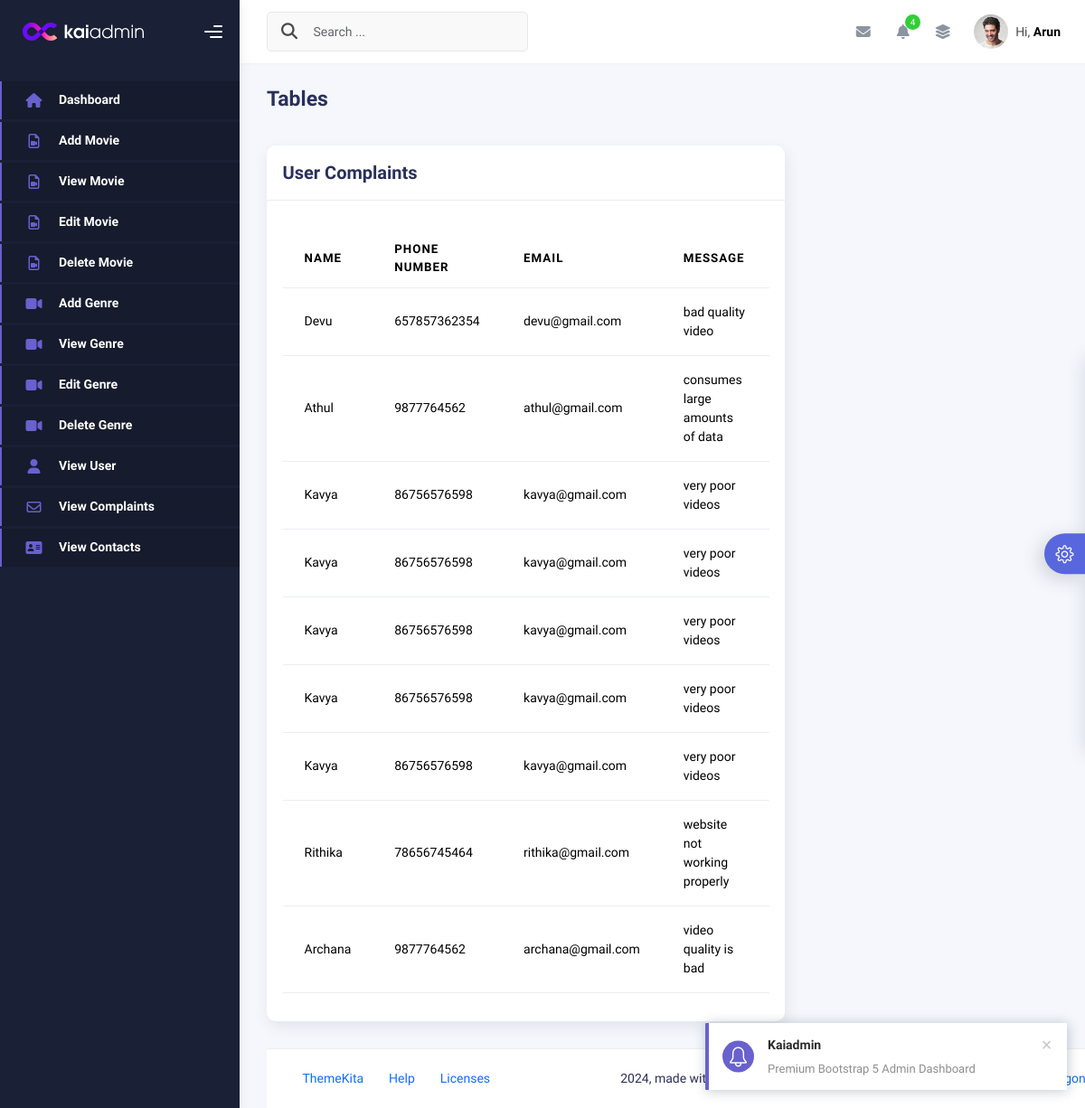
The page /viewcomplaint on the database its author committed.
### User/models.py (models this page shows)
class Complaint(models.Model):
    names=models.CharField(max_length=25,null=True)
    phones=models.IntegerField(null=True)
    emails=models.EmailField()
    messages=models.CharField(max_length=100,null=True)

### Admin/views.py (the view)
# urls.py: path('viewcomplaint',views.viewcomplaint,name='viewcomplaint'),
def viewcomplaint(request):
    details=Complaint.objects.all()
    context={'details':details}
    return render(request,'viewcomplaint.html',context)

### Admin/templates/viewcomplaint.html
{% extends 'admin_home.html' %}
{% block first %}
<div class="container">
    <div class="page-inner">
      <div class="page-header">
        <h3 class="fw-bold mb-3">Tables</h3>
      </div>
      <div class="row">
        <div class="col-md-8">
          <div class="card">
            <div class="card-header">
              <div class="card-title">User Complaints</div>
            </div>
            <div class="card-body">
              <table class="table mt-3">
                <thead>
                  <tr>
                    <th scope="col">Name</th>
                    <th scope="col">Phone number</th>
                    <th scope="col">Email</th>
                    <th scope="col">Message</th>
                  </tr>
                </thead>
                <tbody>
                {% for i in details %}
                <tr>
                    <td>{{i.names}}</td>
                    <td>{{i.phones}}</td>
                    <td>{{i.emails}}</td>
                    <td>{{i.messages}}</td>
                  </tr>
                {% endfor %}
                </tbody>
              </table>
            </div>
          </div>
{% endblock %}

### rows shown on the page
Complaint: names "Devu", phones "657857362354", emails "devu@gmail.com", messages "bad quality video"
Complaint: names "Athul", phones "9877764562", emails "athul@gmail.com", messages "consumes large amounts of data"
Complaint: names "Kavya", phones "86756576598", emails "kavya@gmail.com", messages "very poor videos"
Complaint: names "Kavya", phones "86756576598", emails "kavya@gmail.com", messages "very poor videos"
Complaint: names "Kavya", phones "86756576598", emails "kavya@gmail.com", messages "very poor videos"
Complaint: names "Kavya", phones "86756576598", emails "kavya@gmail.com", messages "very poor videos"
Complaint: names "Kavya", phones "86756576598", emails "kavya@gmail.com", messages "very poor videos"
Complaint: names "Rithika", phones "78656745464", emails "rithika@gmail.com", messages "website not working properly"
Complaint: names "Archana", phones "9877764562", emails "archana@gmail.com", messages "video quality is bad"
